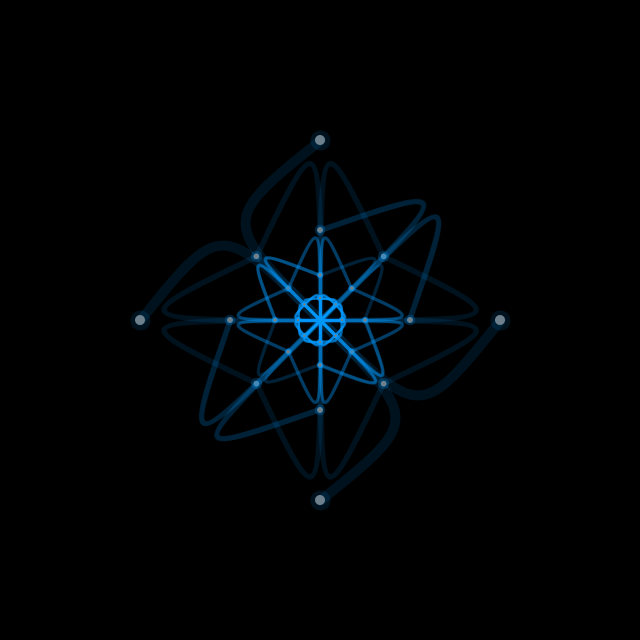
Frame 1 (no input)
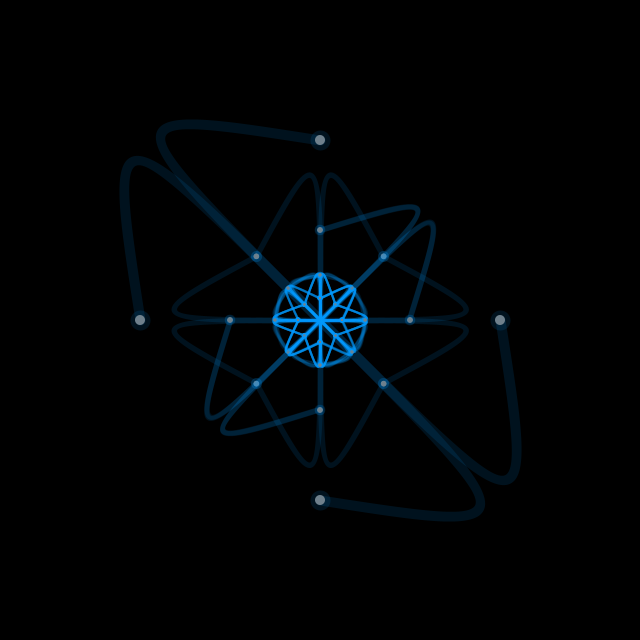
Frame 60 (the mouse pressed at the canvas centre just before this capture)
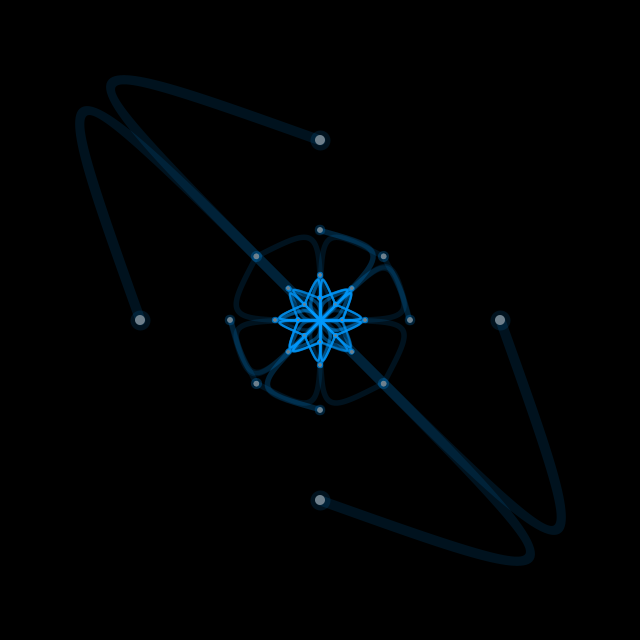
Frame 120 (the mouse held since frame 60 and released just before this capture)

The Processing sketch that drew these frames (run headless with seeded random() and noise(); from frame 60 on, the mouse is pressed at the canvas centre):

// Processing sketch: processing_162652
// ── processing_162652.pde

float num;

void setup(){
  size(640, 640);
  stroke(0, 150, 255, 30); 
}

void draw(){
  background(0);
  translate(width/2, height/2);
  branch(180); 
}

void branch(int len){
  float t = map(len, 0, 180, 1, 10);
  float angle = sin(len+num) * t*10;
  strokeWeight(t);
  
  noFill();
  bezier(0, 0, len+angle, len+angle, len+angle, len+angle, 0, len);  
  bezier(0, 0, -len-angle, -len-angle, -len-angle, -len-angle, 0, -len);
  bezier(0, 0, len+angle, len+angle, len+angle, len+angle, len, 0);
  bezier(0, 0, -len-angle, -len-angle, -len-angle, -len-angle, -len, 0);
  
  fill(125);
  ellipse(0, len, t, t);
  ellipse(0, -len, t, t);
  ellipse(len, 0, t, t);
  ellipse(-len, 0, t, t);
  
  len *= 0.5;
  if(len > 15){
    pushMatrix();
    rotate(radians(45));
    branch(len);
    popMatrix();
    
    pushMatrix();
    rotate(radians(-45));
    branch(len);
    popMatrix();
    
    pushMatrix();
    rotate(radians(90));
    branch(len);
    popMatrix();
    
    pushMatrix();
    rotate(radians(-90));
    branch(len);
    popMatrix();
  }
  num += 0.001;
}
